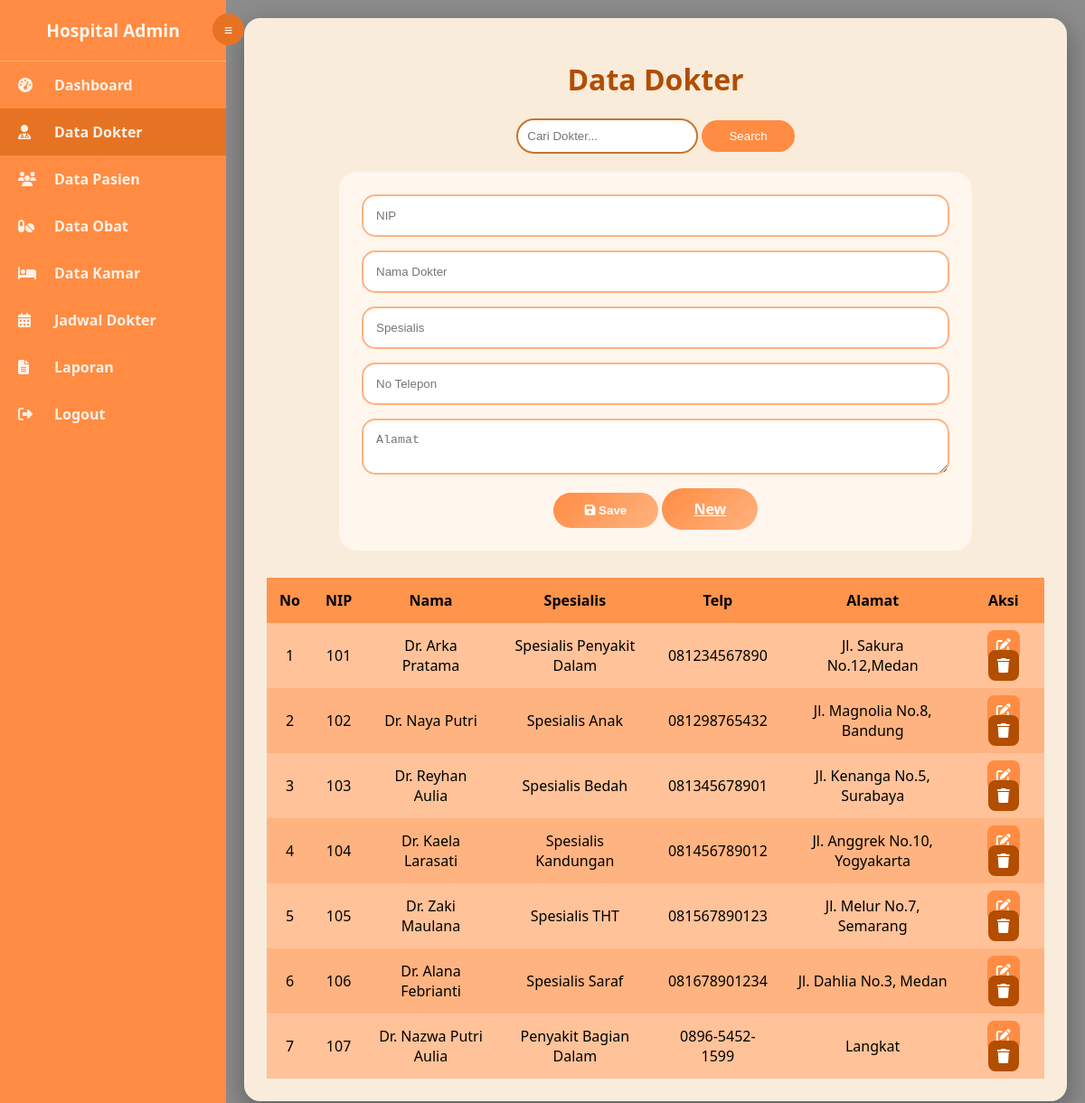
Page /admin/data_dokter.php (signed in) on the committed database.
### tables this page shows
CREATE TABLE `dokter` (
  `nip` int(11) NOT NULL,
  `nama_dokter` varchar(100) NOT NULL,
  `spesialis` varchar(50) DEFAULT NULL,
  `no_telp` varchar(18) DEFAULT NULL,
  `alamat` text DEFAULT NULL,
  `id_user` int(11) DEFAULT NULL
);

### admin/data_dokter.php (the view, shortened to what this page needs)
<?php
include "../config/koneksi.php";
$nip_value = '';
$nama_value = '';
$spesialis_value = '';
$telp_value = '';
$alamat_value = '';
$keyword = $_GET['search'] ?? '';
if ($keyword != '') {
    $like = "%$keyword%";
    $stmt = mysqli_prepare($koneksi,"
        SELECT * FROM dokter
        WHERE nip LIKE ? OR nama_dokter LIKE ? OR spesialis LIKE ?
        ORDER BY nip ASC
    ");
    mysqli_stmt_bind_param($stmt,"sss",$like,$like,$like);
    mysqli_stmt_execute($stmt);
    $data = mysqli_stmt_get_result($stmt);
} else {
    $data = mysqli_query($koneksi,"SELECT * FROM dokter ORDER BY nip ASC");
}
$edit = null;
?>
<!DOCTYPE html>
<html lang="id">
<head>
<link rel="stylesheet" href="https://cdnjs.cloudflare.com/ajax/libs/font-awesome/6.5.0/css/all.min.css"/>
</head>
<body>
<div class="sidebar" id="sidebar">
    <div class="logo">Hospital Admin</div>
    <div class="toggle-btn" onclick="toggleSidebar()">≡</div>
    <ul>
        <li><a href="dashboard.php" data-tooltip="Dashboard"><i class="fas fa-tachometer-alt"></i><span class="label">Dashboard</span></a></li>
        <li><a class="active" data-tooltip="Data Dokter"><i class="fas fa-user-md"></i><span class="label">Data Dokter</span></a></li>
        <li><a href="data_pasien.php" data-tooltip="Data Pasien"><i class="fas fa-users"></i><span class="label">Data Pasien</span></a></li>
        <li><a href="data_obat.php" data-tooltip="Data Obat"><i class="fas fa-pills"></i><span class="label">Data Obat</span></a></li>
        <li><a href="data_kamar.php" data-tooltip="Data Kamar"><i class="fas fa-bed"></i><span class="label">Data Kamar</span></a></li>
        <li><a href="jadwal_dokter.php" data-tooltip="Jadwal Dokter"><i class="fas fa-calendar-alt"></i><span class="label">Jadwal Dokter</span></a></li>
        <li><a href="laporan_rawat.php" data-tooltip="Laporan Rawat"><i class="fas fa-file-alt"></i><span class="label">Laporan</span></a></li>
        <li><a href="../logout.php" data-tooltip="Logout"><i class="fas fa-sign-out-alt"></i><span class="label">Logout</span></a></li>
    </ul>
</div>
<div class="main">
<div class="content">
<h1>Data Dokter</h1>
<div class="search-box">
<form method="GET">
    <input type="text" name="search" placeholder="Cari Dokter..." value="<?= htmlspecialchars($keyword) ?>">
    <button type="submit">Search</button>
</form>
</div>
<form method="POST" class="form-tambah">
<input type="text" name="nip" placeholder="NIP" value="<?= htmlspecialchars($nip_value) ?>" required>
<input type="text" name="nama_dokter" placeholder="Nama Dokter" value="<?= htmlspecialchars($nama_value) ?>" required>
<input type="text" name="spesialis" placeholder="Spesialis" value="<?= htmlspecialchars($spesialis_value) ?>">
<input type="text" name="no_telp" placeholder="No Telepon" value="<?= htmlspecialchars($telp_value) ?>">
<textarea name="alamat" placeholder="Alamat"><?= htmlspecialchars($alamat_value) ?></textarea>
<div class="button-group">
<button type="submit" name="save">
<i class="fas fa-save"></i> <?= $edit?'Update':'Save' ?>
</button>
<a href="data_dokter.php" class="button-link">New</a>
</div>
</form>
<table>
<tr>
<th>No</th><th>NIP</th><th>Nama</th><th>Spesialis</th><th>Telp</th><th>Alamat</th><th>Aksi</th>
</tr>
<?php $no=1; while($d=mysqli_fetch_assoc($data)): ?>
<tr>
<td><?= $no++ ?></td>
<td><?= $d['nip'] ?></td>
<td><?= $d['nama_dokter'] ?></td>
<td><?= $d['spesialis'] ?></td>
<td><?= $d['no_telp'] ?></td>
<td><?= $d['alamat'] ?></td>
<td>
<a href="?edit=<?= $d['nip'] ?>" class="update"><i class="fas fa-edit"></i></a>
<a href="?hapus=<?= $d['nip'] ?>" class="delete" onclick="return confirm('Hapus data?')">
<i class="fas fa-trash"></i></a>
</td>
</tr>
<?php endwhile; ?>
</table>
</div>
</div>
</body>
</html>

### admin/data_dokter.php (style rules this page uses)
* { box-sizing:border-box; }
body { margin:0; font-family:'Segoe UI',sans-serif; background: linear-gradient(rgba(0,0,0,.45),rgba(0,0,0,.45)), url("../assets/RS_Pondok_Indah_-_Pondok_Indah.jpg"); background-size:cover; background-attachment:fixed; display:flex; }
.sidebar { width:250px; background:#FF8C42; min-height:100vh; transition:width 0.3s; position:relative; }
.sidebar .logo { color:#FFF6EE; text-align:center; font-size:1.2rem; font-weight:bold; padding:20px 10px; border-bottom:1px solid rgba(255,255,255,0.3); }
.sidebar ul { list-style:none;padding:0;margin:0; }
.sidebar ul li a { display:flex; align-items:center; padding:15px 20px; color:#FFF1E8; text-decoration:none; font-weight:600; white-space:nowrap; }
.sidebar ul li a:hover, .sidebar ul li a.active { background:#E67323; }
.sidebar ul li a i { width:25px;margin-right:15px; }
.toggle-btn { position:absolute; top:15px; right:-20px; background:#E67323; color:#fff; width:35px; height:35px; border-radius:50%; display:flex; align-items:center; justify-content:center; cursor:pointer; font-weight:bold; z-index:100; }
.main { flex:1;padding:20px; }
.content { background:rgba(255,242,224,.95); padding:25px; border-radius:18px; box-shadow:0 10px 30px rgba(0,0,0,.35); }
h1 { text-align:center;color:#B34D00; }
.search-box { text-align:center;margin-bottom:20px; }
.search-box input { padding:10px;border-radius:30px;border:2px solid #C7742E; }
.search-box button { padding:10px 30px;border-radius:30px;border:none;background:#FF8C42;color:#fff; }
.form-tambah { max-width:700px;margin:0 auto 30px; background:#FFF6EE;padding:25px;border-radius:20px; }
.form-tambah input,.form-tambah textarea { width:100%;padding:14px;margin-bottom:15px; border-radius:15px;border:2px solid #FFB380; }
.button-group { text-align:center; }
.button-group button,.button-link { background:linear-gradient(135deg,#FF8C42,#FFB380); color:#fff;font-weight:bold; padding:12px 35px;border-radius:30px;border:none; }
table { width:100%;border-collapse:collapse;background:#FFB380; }
th,td { padding:14px;text-align:center; }
th { background:#FF944D; }
tr:nth-child(even) { background:#FFC299; }
.update { background:#FF8C42;color:#fff;padding:6px 10px;border-radius:8px; }
.delete { background:#B34D00;color:#fff;padding:6px 10px;border-radius:8px; }

### rows in the picture
dokter: nip "101", nama_dokter "Dr. Arka Pratama", spesialis "Spesialis Penyakit Dalam", no_telp "081234567890", alamat "Jl. Sakura No.12,Medan"
dokter: nip "102", nama_dokter "Dr. Naya Putri", spesialis "Spesialis Anak", no_telp "081298765432", alamat "Jl. Magnolia No.8, Bandung"
dokter: nip "103", nama_dokter "Dr. Reyhan Aulia", spesialis "Spesialis Bedah", no_telp "081345678901", alamat "Jl. Kenanga No.5, Surabaya"
dokter: nip "104", nama_dokter "Dr. Kaela Larasati", spesialis "Spesialis Kandungan", no_telp "081456789012", alamat "Jl. Anggrek No.10, Yogyakarta"
dokter: nip "105", nama_dokter "Dr. Zaki Maulana", spesialis "Spesialis THT", no_telp "081567890123", alamat "Jl. Melur No.7, Semarang"
dokter: nip "106", nama_dokter "Dr. Alana Febrianti", spesialis "Spesialis Saraf", no_telp "081678901234", alamat "Jl. Dahlia No.3, Medan"
dokter: nip "107", nama_dokter "Dr. Nazwa Putri Aulia", spesialis "Penyakit Bagian Dalam", no_telp "0896-5452-1599", alamat "Langkat"
